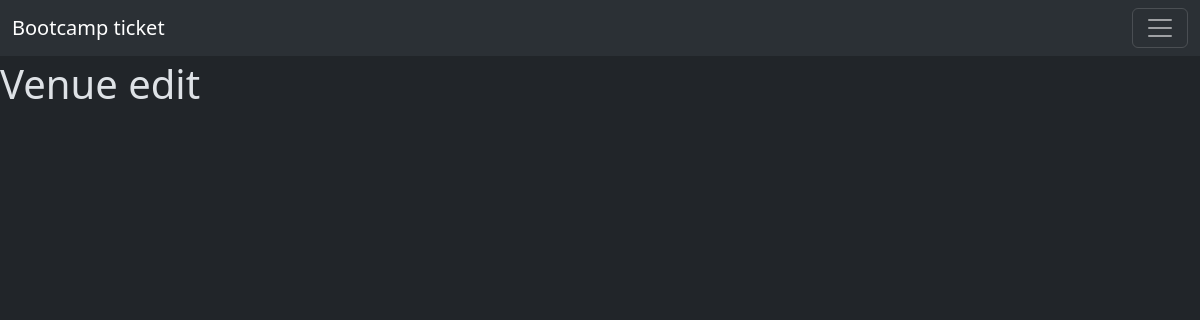
/venue_edit, run on an earlier commit of the app's database.
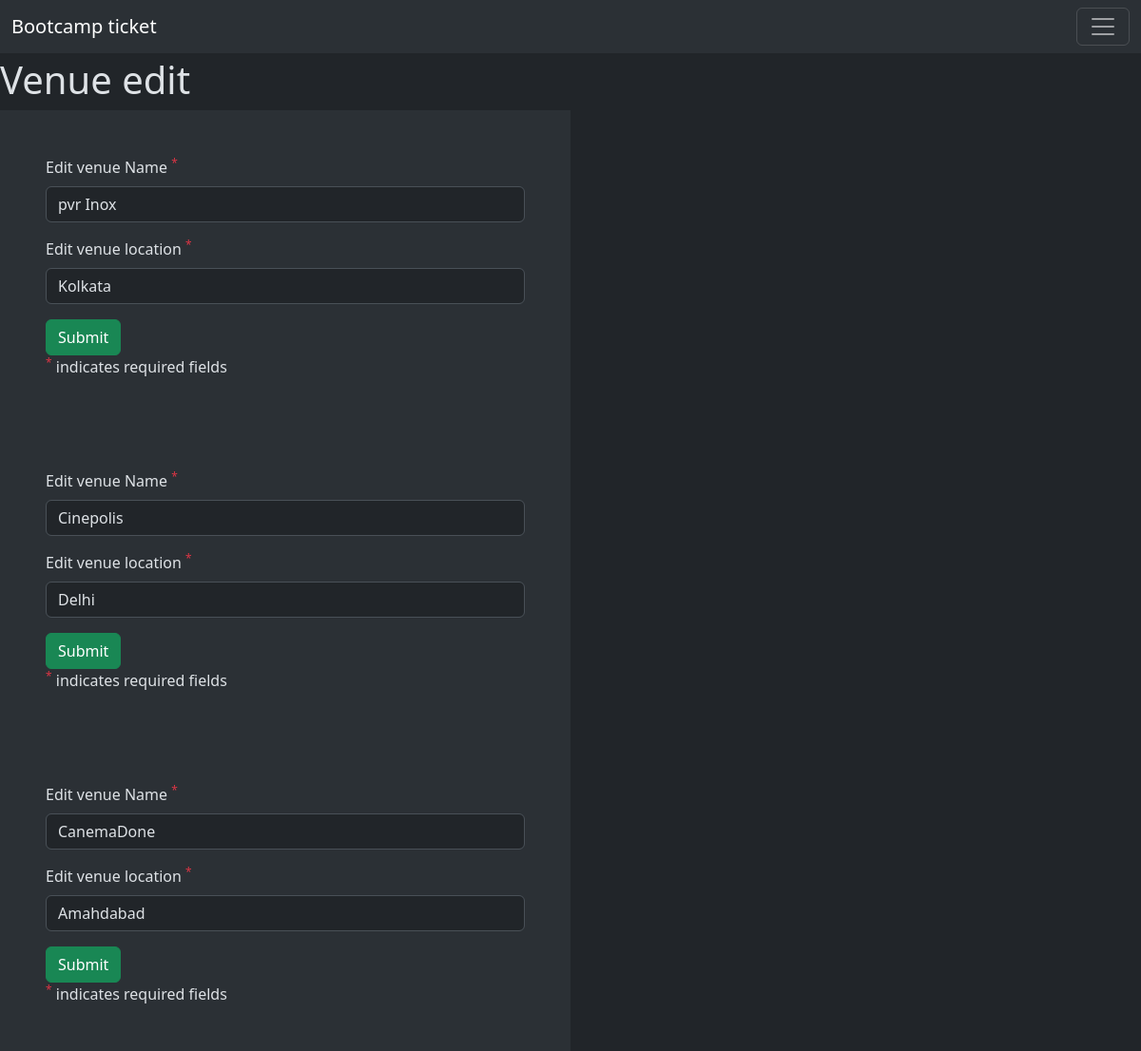
And on a later commit of the database.
### models.py (models this page shows)
class Venue(db.Model):
    __tablename__="venue"
    venue_name=db.Column(db.String, nullable=False)
    venue_id=db.Column(db.Integer, primary_key=True, autoincrement=True)
    venue_location=db.Column(db.String, nullable=False)
    venue_tickets=db.relationship("Ticket")

### controllers/admin_controllers.py (the view, shortened to what this page needs)
@app.route("/venue_edit", methods=["GET", "POST"])
def venue_edit():
    check_login()
    return render_template("venue_edit.html",venues=Venue.query.all())

### controllers/admin_controllers.py (called while the page is built)
def check_login():
    global logged_admin
    if not logged_admin:
        global unauthorized_error
        unauthorized_error=True
        return redirect("admin_login")

### templates/venue_edit.html (shortened to what this page needs)
<!DOCTYPE html>
<html lang="en">
<head>
    <link href="https://cdn.jsdelivr.net/npm/bootstrap@5.3.3/dist/css/bootstrap.min.css" rel="stylesheet"
>
    <link rel="stylesheet" href="https://cdn.jsdelivr.net/npm/bootstrap-icons@1.11.3/font/bootstrap-icons.min.css">
</head>
<body data-bs-theme="dark">
    <nav class="navbar bg-body-tertiary fixed-top">
        <div class="container-fluid">
            <a class="navbar-brand" href="#">Bootcamp ticket</a>
            <button class="navbar-toggler" type="button" data-bs-toggle="offcanvas" data-bs-target="#offcanvasNavbar"
                aria-controls="offcanvasNavbar" aria-label="Toggle navigation">
                <span class="navbar-toggler-icon"></span>
            </button>
        </div>
    </nav>
    <h1 style="margin-top: 5%;">Venue edit</h1>
    {%for venue in venues%}
    <form method="post" class="bg-body-tertiary p-5" style="width: 50%;">
        <div class="mb-3">
          <label for="venue_name" class="form-label">Edit venue Name <sup class="text-danger">*</sup></label>
          <input type="text" class="form-control" id="venue_name" name="venue_name" required value="{{venue.venue_name}}">
        </div>
        <div class="mb-3">
          <label for="venue_location" class="form-label">Edit venue location <sup class="text-danger">*</sup></label>
          <input type="text" class="form-control" id="venue_location" name="venue_location" required value="{{venue.venue_location}}">
        </div>
        <button type="submit" class="btn btn-success">Submit</button>
        <br>
        <sup class="text-danger">*</sup> indicates required fields
      </form>
      {%endfor%}
</body>
</html>

What changed in the data, as far as the page shows it:
added Venue: venue_name "pvr Inox", venue_location "Kolkata"
added Venue: venue_name "Cinepolis", venue_location "Delhi"
added Venue: venue_name "CanemaDone", venue_location "Amahdabad"
